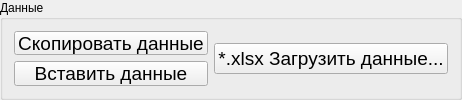
               <widget class="QGroupBox" name="groupBox_11">
                <property name="title">
                 <string>Данные</string>
                </property>
                <layout class="QHBoxLayout" name="horizontalLayout_41">
                 <item>
                  <layout class="QVBoxLayout" name="verticalLayout_58">
                   <item>
                    <widget class="QPushButton" name="btn_cpy_data">
                     <property name="minimumSize">
                      <size>
                       <width>0</width>
                       <height>24</height>
                      </size>
                     </property>
                     <property name="font">
                      <font>
                       <pointsize>14</pointsize>
                      </font>
                     </property>
                     <property name="text">
                      <string>Скопировать данные</string>
                     </property>
                    </widget>
                   </item>
                   <item>
                    <widget class="QPushButton" name="btn_pst_data">
                     <property name="minimumSize">
                      <size>
                       <width>0</width>
                       <height>24</height>
                      </size>
                     </property>
                     <property name="font">
                      <font>
                       <pointsize>14</pointsize>
                      </font>
                     </property>
                     <property name="text">
                      <string>Вставить данные</string>
                     </property>
                    </widget>
                   </item>
                  </layout>
                 </item>
                 <item>
                  <widget class="QPushButton" name="btn_load_data">
                   <property name="minimumSize">
                    <size>
                     <width>0</width>
                     <height>24</height>
                    </size>
                   </property>
                   <property name="font">
                    <font>
                     <pointsize>14</pointsize>
                    </font>
                   </property>
                   <property name="text">
                    <string>*.xlsx Загрузить данные...</string>
                   </property>
                  </widget>
                 </item>
                </layout>
               </widget>
